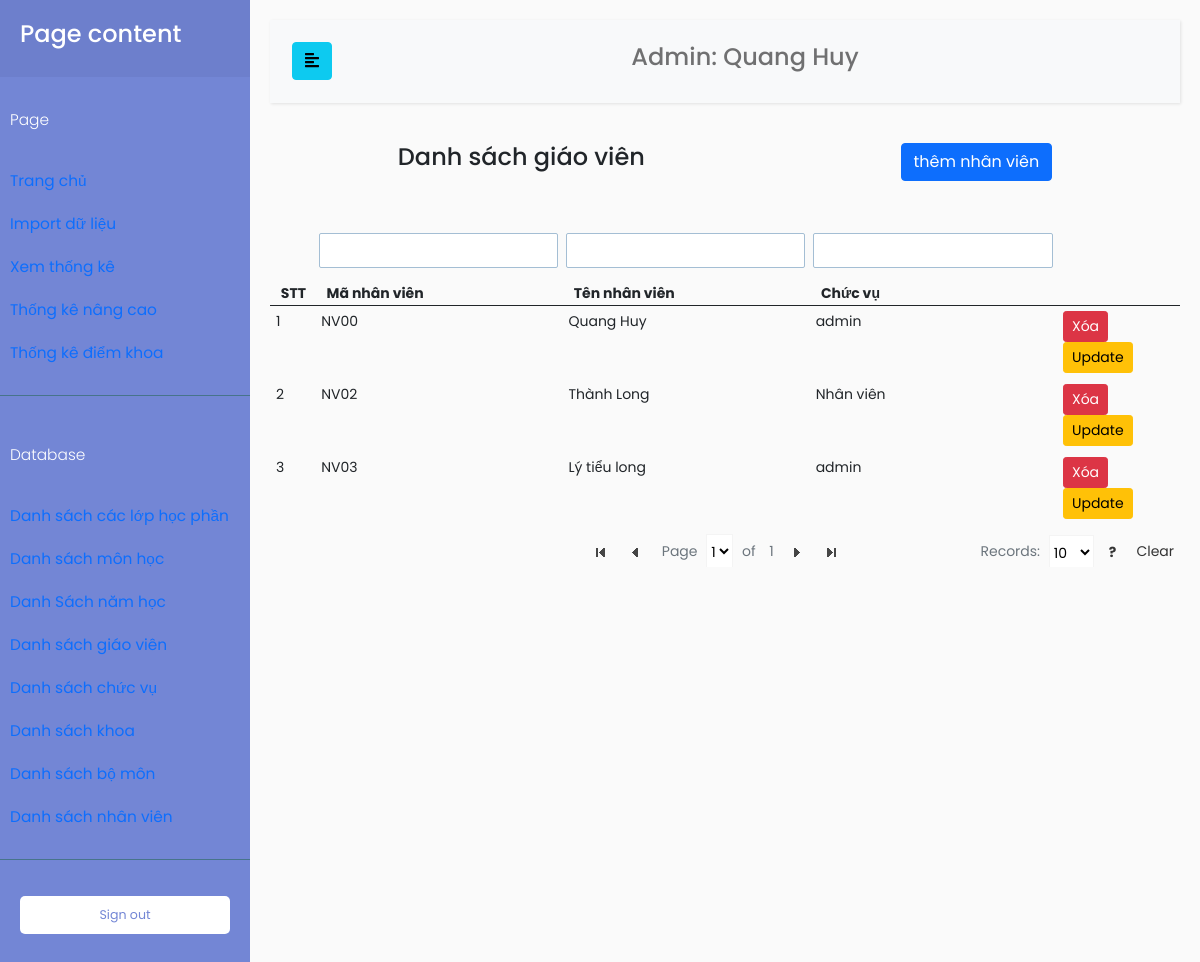
Screenshot of /index.php?TenChucVu=admin&page=DBNhanVien (signed in) with the database file from the repository.
### tables this page shows
CREATE TABLE `nhanvien` (
  `MaNhanVien` varchar(100) NOT NULL,
  `TenNhanVien` varchar(100) NOT NULL,
  `MatKhau` varchar(100) NOT NULL,
  `MaChucVu` int(11) NOT NULL
);

CREATE TABLE `chucvu` (
  `MaChucVu` int(11) NOT NULL,
  `TenChucVu` varchar(100) NOT NULL,
  `PhanRole` varchar(100) NOT NULL
);

### database/DBController.php (called while the page is built, shortened)
<?php
class DBController
{
    protected $host = 'localhost';
    protected $user = 'root';
    protected $password = '';
    protected $database = 'quanlydanhgia';
    public function __construct()
    {
        $this->con = mysqli_connect($this->host, $this->user, $this->password, $this->database);
    }
}

### function.php (called while the page is built, shortened)
<?php
require('database/DBController.php');
require('database/Account.php');
require('database/InfoSmallTable.php');
$db = new DBController();
$account = new Account($db);
$infoSmallTable = new InfoSmallTable($db);

### database/Account.php (called while the page is built, shortened)
<?php
class Account
{
    public $db = null;
    public function __construct(DBController $db)
    {
        $this->db = $db;
    }
    public function getTenNhanVien($userID, $table = 'giaovien', $key = 'MaGiaoVien')
    {
        $result = $this->db->con->query("SELECT TenNhanVien FROM $table as tb JOIN chucvu on tb.MaChucVu = chucvu.MaChucVu WHERE $key = '{$userID}'");
        $resultArray = array();
        if ($result->num_rows > 0) {
            while ($row = $result->fetch_assoc()) {
                $resultArray[] = $row;
            }
        }
        return $resultArray[0]['TenNhanVien'];
    }
}

### database/InfoSmallTable.php (called while the page is built, shortened)
<?php
class InfoSmallTable
{
    public $db = null;
    public function __construct(DBController $db)
    {
        $this->db = $db;
    }
    public function getThongTinBang($table = 'Khoa')
    {
        $result = $this->db->con->query("SELECT * FROM {$table}");
        $resultArr = array();
        while ($row = mysqli_fetch_array($result, MYSQLI_ASSOC)) {
            $resultArr[] = $row;
        }
        return $resultArr;
    }
    public function getTenChucVu($maChucVu)
    {
        $result = $this->db->con->query("SELECT * FROM chucvu WHERE MaChucVu = '{$maChucVu}'");
        $resultArr = array();
        while ($row = mysqli_fetch_array($result, MYSQLI_ASSOC)) {
            $resultArr[] = $row;
        }
        return $resultArr;
    }
}

### page/admin/DBControl/DBNhanVien.php (the view, shortened to what this page needs)
<?php
if ($_GET["TenChucVu"] === 'admin') {
    $nhanvien = $infoSmallTable->getThongTinBang("nhanvien");
    $stt = 1;
}
?>
<div>
    <div class="pb-5 d-flex justify-content-around">
        <div>
            <h4>Danh sách giáo viên</h4>
        </div>
        <div><a href="index.php?TenChucVu=<?php echo $tenChucVu; ?>&page=themNhanVien" class="btn btn-primary">thêm nhân viên</a></div>
    </div>
    <table class="tfilter table table-hover">
        <thead>
            <tr>
                <th>STT</th>
                <th>Mã nhân viên</th>
                <th>Tên nhân viên</th>
                <th>Chức vụ</th>
                <th colspan="2"></th>
            </tr>
        </thead>
        <tbody>
            <?php foreach ($nhanvien as $item) : ?>
                <form action="" method="post">
                    <tr>
                        <td>
                            <?php
                            echo $stt;
                            $stt++;
                            ?>
                        </td>
                        <td>
                            <?php
                            echo $item['MaNhanVien'];
                            ?>
                        </td>
                        <td>
                            <?php
                            echo $item['TenNhanVien'];
                            ?>
                        </td>
                        <td>
                            <?php
                            $tenChucVuNhanVien = $infoSmallTable->getTenChucVu($item['MaChucVu']);
                            $tenChucVuNhanVien = $tenChucVuNhanVien[0]['TenChucVu'];
                            if ($tenChucVuNhanVien === 'nhanvien') {
                                echo "Nhân viên";
                            } else {
                                echo $tenChucVuNhanVien;
                            }
                            ?>
                        </td>
                        <td>
                            <input class="btn btn-sm btn-danger" type="submit" name="submitXoaNhanVien" value="Xóa">
                            <a href="index.php?TenChucVu=<?php echo $tenChucVu; ?>&page=updateNhanVien&MaNhanVien=<?php echo $item['MaNhanVien']; ?>" class="btn btn-sm btn-warning">Update</a>
                        </td>
                    </tr>
                </form>
            <?php endforeach; ?>
        </tbody>
    </table>
</div>

### index.php (shortened to what this page needs)
<!doctype html>
<html lang="en">
<head>
    <link href="https://cdn.jsdelivr.net/npm/bootstrap@5.0.0-beta3/dist/css/bootstrap.min.css" rel="stylesheet">
    <link rel="stylesheet" href="//code.jquery.com/ui/1.12.1/themes/base/jquery-ui.css">
    <link href="https://ajax.googleapis.com/ajax/libs/jqueryui/1.12.1/themes/base/jquery-ui.css" rel="stylesheet" type="text/css" />
    <link href="css/dashboard.css" rel="stylesheet">
    <link href="css/customTable.css" rel="stylesheet">
    <link rel="stylesheet" href="css/sidebar.css">
</head>
<?php
require('function.php');
if ($_GET["TenChucVu"]) {
    $tenChucVu = $_GET["TenChucVu"];
}
if (isset($_GET["page"])) {
    $page = $_GET["page"];
}
$tenGiaoVien = NULL;
if ($tenChucVu === 'admin' || $tenChucVu === 'nhanvien') {
    if ($tenChucVu === 'admin') {
        $tenCV = "Admin";
    }
    $tenGiaoVien = $account->getTenNhanVien($_SESSION['MaDangNhap'], 'NhanVien', 'MaNhanVien');
}
?>
<body>
    <div class="wrapper">
        <nav id="sidebar">
            <div class="sidebar-header">
                <h4>Page content</h4>
            </div>
            <ul class="list-unstyled components">
                <p>Page</p>
                <li class="nav-item">
                    <a class="nav-link active" aria-current="page" href="index.php?TenChucVu=<?php echo $tenChucVu; ?>">
                        Trang chủ
                    </a>
                </li>
                <?php if ($tenChucVu === 'admin') : ?>
                    <li class="nav-item">
                        <a class="nav-link" href="index.php?TenChucVu=<?php echo $tenChucVu; ?>&page=data">
                            Import dữ liệu
                        </a>
                    </li>
                    <li class="nav-item">
                        <a class="nav-link" href="index.php?TenChucVu=<?php echo $tenChucVu; ?>&page=calculate">
                            Xem thống kê
                        </a>
                    </li>
                    <li class="nav-item">
                        <a class="nav-link" href="index.php?TenChucVu=<?php echo $tenChucVu; ?>&page=thongkenangcao">
                            Thống kê nâng cao
                        </a>
                    </li>
                <?php endif; ?>
                <?php if ($tenChucVu === 'truongkhoa' || $tenChucVu === 'admin') : ?>
                    <li class="nav-item">
                        <a href="index.php?TenChucVu=<?php echo $tenChucVu; ?>&page=ThongKeDiemKhoa" class=" nav-link">Thống kê điểm khoa</a>
                    </li>
                <?php endif; ?>
            </ul>
            <?php if ($tenChucVu === 'admin') : ?>
                <ul class="list-unstyled components">
                    <p>Database</p>
                    <li class="nav-item">
                        <a href="index.php?TenChucVu=<?php echo $tenChucVu; ?>&page=DBlopHocPhan" class=" nav-link">Danh sách các lớp học phần</a>
                    </li>
                    <li class="nav-item">
                        <a href="index.php?TenChucVu=<?php echo $tenChucVu; ?>&page=DBMonHoc" class=" nav-link">Danh sách môn học</a>
                    </li>
                    <li>
                        <a href="index.php?TenChucVu=<?php echo $tenChucVu; ?>&page=DBNamHoc" class=" nav-link">Danh Sách năm học</a>
                    </li>
                    <li class="nav-item">
                        <a href="index.php?TenChucVu=<?php echo $tenChucVu; ?>&page=DBGiaoVien" class=" nav-link">Danh sách giáo viên</a>
                    </li>
                    <li class="nav-item">
                        <a href="index.php?TenChucVu=<?php echo $tenChucVu; ?>&page=DBChucVu" class=" nav-link">Danh sách chức vụ</a>
                    </li>
                    <li class="nav-item">
                        <a href="index.php?TenChucVu=<?php echo $tenChucVu; ?>&page=DBKhoa" class=" nav-link">Danh sách khoa</a>
                    </li>
                    <li class="nav-item">
                        <a href="index.php?TenChucVu=<?php echo $tenChucVu; ?>&page=DBBoMon" class=" nav-link">Danh sách bộ môn</a>
                    </li>
                    <li class="nav-item">
                        <a href="index.php?TenChucVu=<?php echo $tenChucVu; ?>&page=DBNhanVien" class=" nav-link">Danh sách nhân viên</a>
                    </li>
                </ul>
            <?php endif; ?>
            <ul class="list-unstyled CTAs">
                <li>
                    <a href="login.php" class="download">Sign out </a>
                </li>
            </ul>
        </nav>
        <div id="content">
            <nav class="navbar navbar-expand-lg navbar-light bg-light">
                <div class="container-fluid">
                    <button type="button" id="sidebarCollapse" class="btn btn-info">
                        <i class="fas fa-align-left"></i>
                    </button>
                    <div class="collapse navbar-collapse" id="navbarSupportedContent">
                        <ul class="nav navbar-nav m-auto">
                            <li class="nav-item">
                                <h4><a class="nav-link" href="#"><?php echo $tenCV . ": " . $tenGiaoVien; ?></a></h4>
                            </li>
                        </ul>
                    </div>
                </div>
            </nav>
            <?php
            if (isset($page)) {
                switch ($page) {
                    case 'DBNhanVien':
                        include('page/admin/DBControl/DBNhanVien.php');
                        break;
                }
            }
            ?>
        </div>
    </div>
</body>
</html>

### css/dashboard.css (style rules this page uses)
body { font-size: .875rem; }

### css/sidebar.css (style rules this page uses)
body { font-family: 'Poppins', sans-serif; background: #fafafa; }
p { font-family: 'Poppins', sans-serif; font-size: 1.1em; font-weight: 300; line-height: 1.7em; color: #999; }
a, a:hover, a:focus { color: inherit; text-decoration: none; transition: all 0.3s; }
.navbar { padding: 15px 10px; background: #fff; border: none; border-radius: 0; margin-bottom: 40px; box-shadow: 1px 1px 3px rgba(0, 0, 0, 0.1); }
.wrapper { display: flex; width: 100%; align-items: stretch; }
#sidebar { min-width: 250px; max-width: 250px; background: #7386D5; color: #fff; transition: all 0.3s; }
#sidebar .sidebar-header { padding: 20px; background: #6d7fcc; }
#sidebar ul.components { padding: 20px 0; border-bottom: 1px solid #47748b; }
#sidebar ul p { color: #fff; padding: 10px; }
#sidebar ul li a { padding: 10px; font-size: 1.1em; display: block; }
ul.CTAs { padding: 20px; }
ul.CTAs a { text-align: center; font-size: 0.9em !important; display: block; border-radius: 5px; margin-bottom: 5px; }
a.download { background: #fff; color: #7386D5; }
#content { width: 100%; padding: 20px; min-height: 100vh; transition: all 0.3s; }

### js/tablefilter/style/tablefilter.css (style rules this page uses)
table.TF { font-family:inherit;border-spacing:0;border:0; }
table.TF th { height:35px;margin:0;background-color:#eaeaea;border-bottom:1px solid #ccc;border-top:1px solid #f4f4f4;border-left:1px solid #ccc;border-right:1px solid #f4f4f4;padding:.1em .7em;color:#333; }
table.TF th:last-child { border-right:1px solid #ccc }
table.TF td { margin:0;padding:.5em .7em;border-bottom:1px solid #c6c6c6;text-overflow:ellipsis }

### js/tablefilter/style/themes/transparent/transparent.css (style rules this page uses)
table.TF { padding:0;color:inherit;border-right:1px solid transparent;border-top:1px solid transparent;border-left:1px solid transparent;border-bottom:0; }
table.TF th { margin:0;color:inherit;background-color:transparent;border-color:transparent;border-width:1px;border-style:solid; }
table.TF th:last-child { border-right:1px solid transparent }
table.TF td { margin:0;padding:5px;color:inherit;border-bottom:1px solid transparent;border-left:0;border-top:0;border-right:0 }

### rows the page displays
nhanvien: TenNhanVien "Quang Huy", MaNhanVien "NV00", MaChucVu.TenChucVu "admin"
nhanvien: MaNhanVien "NV02", TenNhanVien "Thành Long", shows "Nhân viên"
nhanvien: MaNhanVien "NV03", TenNhanVien "Lý tiểu long", MaChucVu.TenChucVu "admin"

### other values shown
$tenCV "Admin"
